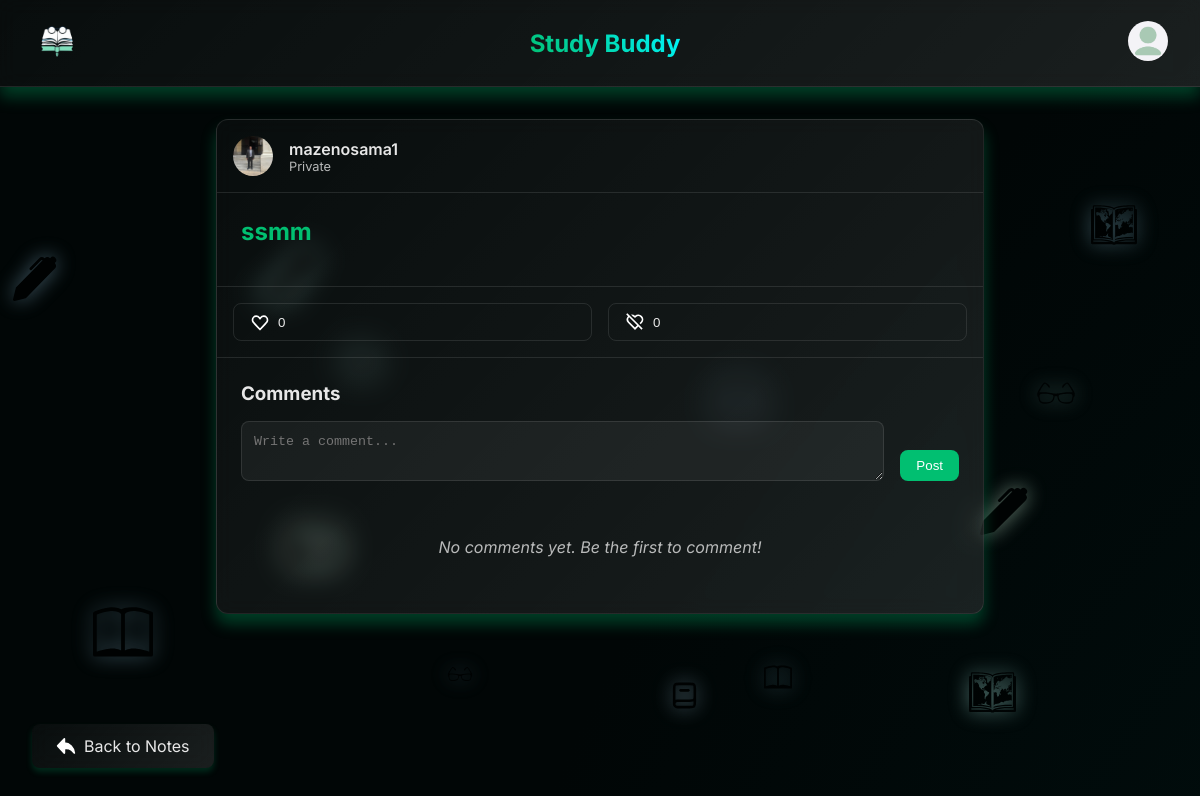
Before: /notes/49/ (signed in) with the older database file.
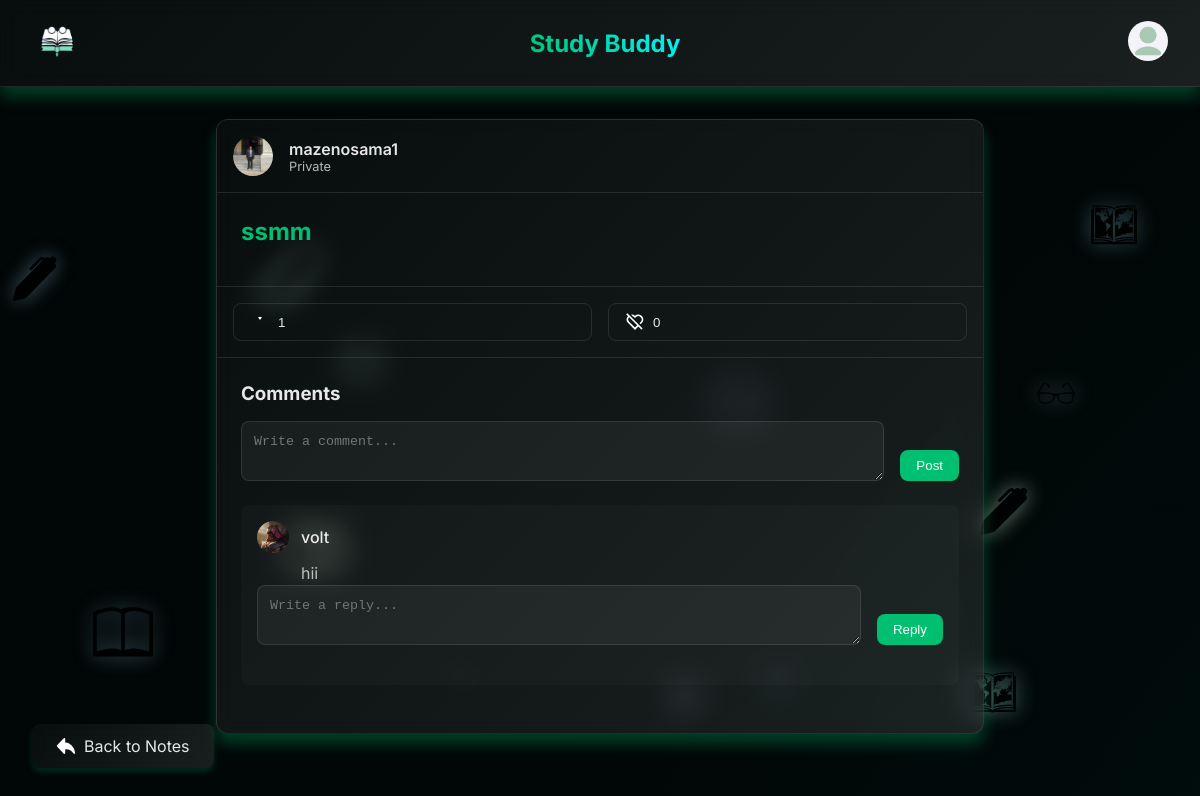
After: the same page with the newer database file.
### notes/models.py (models this page shows, shortened)
class Note(models.Model):
    SUBJECT_CHOICES = [
        ('mathematics', 'Mathematics'),
        ('science', 'Science'),
        ('history', 'History'),
        ('english', 'English'),
        ('computers', 'Computer Science'),
        ('arts', 'Arts'),
    ]
    GRADE_CHOICES =[
        ('first', 'First Grade'),
        ('second', 'Second Grade'),
        ('third', 'Third Grade'),
        ('fourth', 'Fourth Grade'),
        ('fifth', 'Fifth Grade'),
        ('sixth', 'Sixth Grade'),
        ('seventh', 'Seventh Grade'),
        ('eighth', 'Eighth Grade'),
        ('ninth', 'Ninth Grade'),
        ('tenth', 'Tenth Grade'),
        ('eleventh', 'Eleventh Grade'),
        ('twelfth', 'Twelfth Grade'),
    ]
    author = models.ForeignKey(settings.AUTH_USER_MODEL, on_delete=models.CASCADE, editable=False)
    title = models.CharField(max_length=255)
    content = models.TextField(blank=True, null=True)
    file = models.FileField(upload_to='notes/', blank=True, null=True)
    created_at = models.DateTimeField(auto_now_add=True)
    updated_at = models.DateTimeField(auto_now=True)
    is_public = models.BooleanField(default=False)
    grade_level = models.CharField(max_length=50,choices=GRADE_CHOICES, default='first')
    subject = models.CharField(max_length=50, choices=SUBJECT_CHOICES, default='mathematics')
    show_on_profile = models.BooleanField(default=False)

class Comment(models.Model):
    user = models.ForeignKey(settings.AUTH_USER_MODEL, on_delete=models.CASCADE)
    note = models.ForeignKey(Note, on_delete=models.CASCADE, related_name='comments', null=True, blank=True)
    parent = models.ForeignKey('self', on_delete=models.CASCADE, related_name='replies', null=True, blank=True)  # ✅ Allows replies
    content = models.TextField()
    created_at = models.DateTimeField(auto_now_add=True)

### users/models.py (models this page shows, shortened)
class CustomUser(AbstractUser):
    ROLE_CHOICES = [
        ('student', 'Student'),
        ('teacher', 'Teacher'),
    ]
    SUBJECT_CATEGORIES = Note.SUBJECT_CHOICES
    GRADE_LEVELS = Note.GRADE_CHOICES
    subject_category = models.CharField(max_length=20, choices=SUBJECT_CATEGORIES, blank=True, null=True , default='mathematics')
    role = models.CharField(max_length=10, choices=ROLE_CHOICES, default='student')
    grade_level = models.CharField(max_length=20, choices=GRADE_LEVELS, blank=True, null=True, default='first')
    email = models.EmailField(unique=True)
    profile_picture = models.ImageField(upload_to='profile_pictures/', blank=True, null=True)

### notes/views.py (the view)
# urls.py: path('<int:note_id>/', views.note_detail, name='note_detail'),
@login_required
def note_detail(request, note_id):
    note = get_object_or_404(Note, id=note_id)
    top_level_comments = note.comments.filter(
        parent__isnull=True)  # Only top-level comments
    return render(request, 'notes/note_detail.html', {
        'note': note,
        'top_level_comments': top_level_comments
    })

### notes/templates/notes/note_detail.html (shortened to what this page needs)
{% load static %}
<!DOCTYPE html>
<html lang="en">
<head>
    <link rel="stylesheet" href="{% static 'css/notes/note_detail.css' %}">
    <link rel="stylesheet" href="{% static 'css/root.css' %}">
</head>
<body>
    <div class="background-animate">
    </div>
    <header class="site-header">
        <div class="logo-container">
            <a href="{% url 'notes_list' %}">
             <img src="{% static 'images/logo-2-trans.png' %}" alt="Study Buddy Logo" class="site-logo">
            </a>
        </div>
        <h1 class="site-title">Study Buddy</h1>
        <div class="profile-icon-container">
            <a href="{% url 'profile_view' %}">
                {% if request.user.profile_picture %}
                <img src="{{ request.user.profile_picture.url }}" alt="Profile Avatar" class="author-avatar">
                {% else %}
                <img src="{% static 'images/default-avatar.png' %}" alt="Profile Avatar" class="author-avatar">
                {% endif %}
            </a>
        </div>
    </header>
    <main class="main-content">
        <div class="note-card">
            <div class="note-header">
                <div class="author-info">
                    {% if note.author.profile_picture %}
                    <img src="{{ note.author.profile_picture.url }}" alt="Author Avatar" class="author-avatar">
                    {% else %}
                    <img src="{% static 'images/default-avatar.png' %}" alt="Author Avatar" class="author-avatar">
                    {% endif %}
                    <div class="author-details">
                        <span class="author-name">{{ note.author.username }}</span>
                        <span class="note-visibility">{{ note.is_public|yesno:"Public,Private" }}</span>
                    </div>
                </div>
            </div>
            <div class="note-content">
                <h2 class="note-title">{{ note.title }}</h2>
            </div>
            <div class="note-actions">
                <form method="POST" action="{% url 'like_note' note.id %}" class="action-form">
                    <button type="submit" class="action-button like-button">
                        <img src="{% static 'icons/heart-likes.svg' %}" alt="Like" class="action-icon">
                        <span>{{ note.likes.count }}</span>
                    </button>
                </form>
                <form method="POST" action="{% url 'dislike_note' note.id %}" class="action-form">
                    <button type="submit" class="action-button dislike-button">
                        <img src="{% static 'icons/dislike-icon.svg' %}" alt="Dislike" class="action-icon">
                        <span>{{ note.dislikes.count }}</span>
                    </button>
                </form>
            </div>
            <div class="comments-section">
                <h3 class="comments-title">Comments</h3>
                <form method="POST" action="{% url 'add_comment' note.id %}" class="comment-form">
                    <div class="comment-input-container">
                        <textarea name="content" placeholder="Write a comment..." required
                            class="comment-input"></textarea>
                        <button type="submit" class="submit-comment">Post</button>
                    </div>
                </form>
                <div class="comments-list">
                    {% for comment in top_level_comments %}
                    <div class="comment">
                        <div class="comment-header">
                            {% if comment.user.profile_picture %}
                            <img src="{{ comment.user.profile_picture.url }}" alt="Commenter Avatar" class="commenter-avatar">
                            {% else %}
                            <img src="{% static 'images/default-avatar.png' %}" alt="Commenter Avatar" class="commenter-avatar">
                            {% endif %}
                            <span class="commenter-name">{{ comment.user.username }}</span>
                        </div>
                        <p class="comment-content">{{ comment.content }}</p>
                        <form method="POST" action="{% url 'add_reply' note.id comment.id %}" class="reply-form">
                            <div class="reply-input-container">
                                <textarea name="content" placeholder="Write a reply..." required class="reply-input"></textarea>
                                <button type="submit" class="submit-reply">Reply</button>
                            </div>
                        </form>
                    </div>
                    {% empty %}
                    <p class="no-comments">No comments yet. Be the first to comment!</p>
                    {% endfor %}
                </div>
            </div>
        </div>
    </main>
    <a href="{% url 'notes_list' %}" class="back-button">
        <img src="{% static 'icons/back-icon.svg' %}" alt="Back" class="back-icon">
        Back to Notes
    </a>
</body>
</html>

### static/css/notes/note_detail.css (style rules this page uses)
* { margin: 0; padding: 0; box-sizing: border-box; }
body { background: radial-gradient(circle at center, var(--background-light) 0%, var(--background-dark) 70%), radial-gradient(circle at 20% 80%, rgba(1, 191, 113, 0.1) 0%, transparent 40%); font-family: 'Inter', sans-serif; color: var(--text-primary); min-height: 100vh; overflow-x: hidden; position: relative; background-size: 400% 400%; animation: gradientBG 20s ease infinite; }
.site-header { display: flex; align-items: center; justify-content: space-between; width: 100%; padding: 1rem 2rem; background: var(--gradient-glass); backdrop-filter: blur(10px); border-bottom: 1px solid rgba(255, 255, 255, 0.1); box-shadow: var(--shadow-lg); position: sticky; top: 0; z-index: 1000; animation: fadeIn 0.5s ease-out; }
.site-logo { width: 50px; height: 50px; transition: transform 0.3s ease; }
.site-title { font-size: 1.5em; background: linear-gradient(45deg, var(--primary-color), var(--primary-hover)); -webkit-background-clip: text; background-clip: text; color: transparent; }
.author-avatar { width: 40px; height: 40px; border-radius: 50%; object-fit: cover; transition: transform 0.3s ease; }
.main-content { max-width: 800px; margin: 2rem auto; padding: 0 1rem; }
.note-card { background: var(--gradient-glass); backdrop-filter: blur(10px); border-radius: var(--radius-lg); border: 1px solid rgba(255, 255, 255, 0.1); box-shadow: var(--shadow-lg); margin-bottom: 2rem; overflow: hidden; }
.note-header { padding: 1rem; border-bottom: 1px solid rgba(255, 255, 255, 0.1); }
.author-info { display: flex; align-items: center; gap: 1rem; }
.author-details { display: flex; flex-direction: column; }
.author-name { font-weight: 600; color: var(--text-primary); }
.note-visibility { font-size: 0.8em; color: var(--text-secondary); }
.note-content { padding: 1.5rem; }
.note-title { font-size: 1.5em; margin-bottom: 1rem; color: var(--primary-color); }
.note-actions { display: flex; gap: 1rem; padding: 1rem; border-top: 1px solid rgba(255, 255, 255, 0.1); }
.action-form { flex: 1; }
.action-button { display: flex; align-items: center; gap: 0.5rem; padding: 0.5rem 1rem; background: transparent; border: 1px solid rgba(255, 255, 255, 0.1); border-radius: var(--radius-md); color: var(--text-primary); cursor: pointer; transition: all 0.3s ease; width: 100%; }
.action-icon { width: 20px; height: 20px; }
.comments-section { padding: 1.5rem; border-top: 1px solid rgba(255, 255, 255, 0.1); }
.comments-title { margin-bottom: 1rem; color: var(--text-primary); }
.comment-input-container, .reply-input-container { display: flex; gap: 1rem; margin-bottom: 1.5rem; }
.comment-input, .reply-input { flex: 1; padding: 0.75rem; background: rgba(255, 255, 255, 0.05); border: 1px solid rgba(255, 255, 255, 0.1); border-radius: var(--radius-md); color: var(--text-primary); resize: vertical; min-height: 60px; transition: all 0.3s ease; }
.submit-comment, .submit-reply { padding: 0.5rem 1rem; background: var(--primary-color); border: none; border-radius: var(--radius-md); color: white; cursor: pointer; transition: all 0.3s ease; align-self: flex-end; }
.comment { margin-bottom: 1.5rem; padding: 1rem; background: rgba(255, 255, 255, 0.02); border-radius: var(--radius-md); }
.comment-header, .reply-header { display: flex; align-items: center; gap: 0.75rem; margin-bottom: 0.5rem; }
.commenter-avatar, .replier-avatar { width: 32px; height: 32px; border-radius: 50%; object-fit: cover; }
.commenter-name, .replier-name { font-weight: 500; color: var(--text-primary); }
.comment-content, .reply-content { margin-left: 2.75rem; line-height: 1.5; color: var(--text-secondary); }
.back-button { position: fixed; bottom: 2rem; left: 2rem; display: flex; align-items: center; gap: 0.5rem; padding: 0.75rem 1.5rem; background: var(--gradient-glass); backdrop-filter: blur(10px); border-radius: var(--radius-md); color: var(--text-primary); text-decoration: none; transition: all 0.3s ease; box-shadow: var(--shadow-md); }
.back-icon { width: 20px; height: 20px; }

Changed rows visible on the page:
computed for Note "ssmm": likes.count "0" → "1"
added Comment: user.profile_picture (picture), user.username "volt", content "hii"
Other visible differences:
text no longer shown: "No comments yet. Be the first to comment!"
